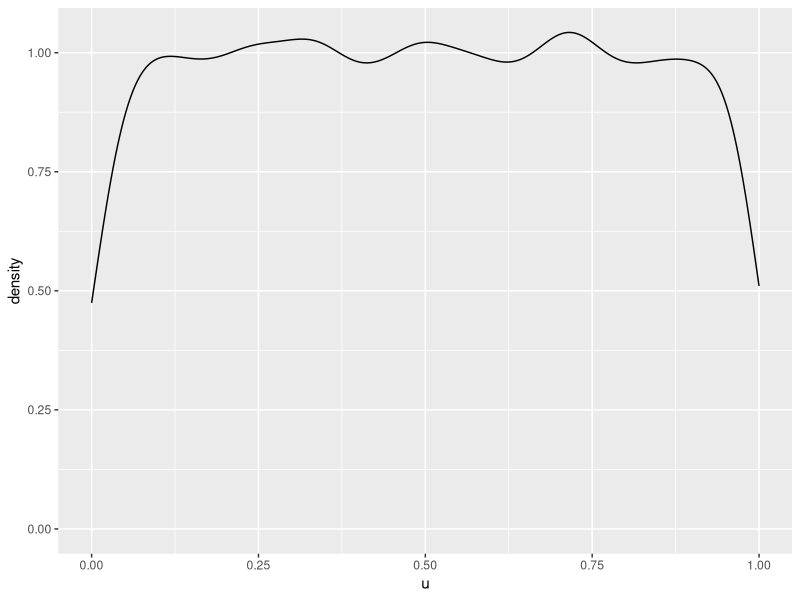
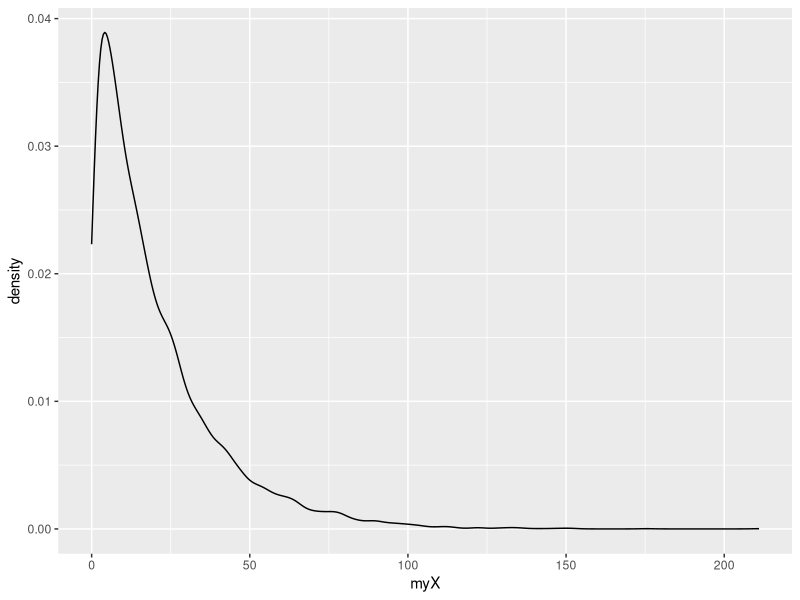
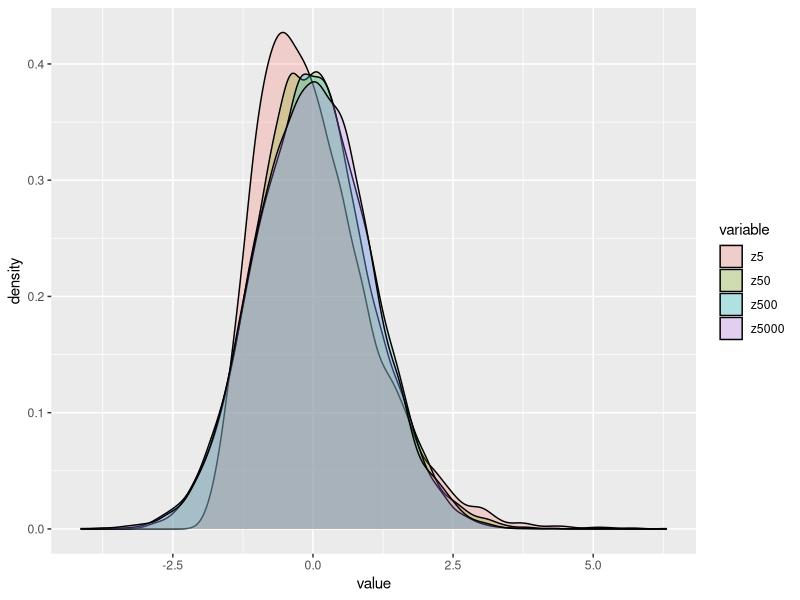

Reproduce these figures in R, in order.
## ---- chunk 1
rm(list=ls())
gc()

library(tidyverse)
library(skimr)
library(reshape2)
## ---- chunk 2
u <- runif(10000)
ggplot(data=as.tibble(u),aes(x=u)) + geom_density()
## ---- chunk 3
lambda = 0.05 # so, E[X] = 20 and V[X] = 400

inverseCDF <- function(p){
  x <- -log(1-p)/lambda
  return(x)
}
## ---- chunk 4
# R understands how to apply user-defined functions to whole vectors of inputs
myX <- inverseCDF(u)
ggplot(data=as.tibble(myX),aes(x=myX)) + geom_density()
## ---- chunk 5

B = 10000

sample_sizes <- c(5, 50, 500, 5000)
df <- as.tibble(data.frame(matrix(NA, nrow = B, ncol = length(sample_sizes))))
for (i in 1:length(sample_sizes)){
  colnames(df)[i] <- paste("n", sample_sizes[i], sep = "")
}

# set a seed for the (pseudo-) random number generator to ensure reproducibility
set.seed(03132019)

for (i in 1:length(sample_sizes)){
  for (b in 1:B){
      x <- inverseCDF(runif(sample_sizes[i]))
      df[b,i] <- mean(x)
      rm(x)
  }
}

## ---- chunk 6

standardized_draws <- as.tibble(data.frame(matrix(NA, nrow = B, ncol = length(sample_sizes))))
for (i in 1:length(sample_sizes)){
  colnames(standardized_draws)[i] <- paste("z", sample_sizes[i], sep = "")
  standardized_draws[i] <- lambda*sqrt(sample_sizes[i])*(df[i] - (1/lambda))
}

## ---- chunk 7

# first, the draws themselves
skim(df)

# now, the standardized versions
# we 
skim(standardized_draws)
## ---- chunk 8
mydata <- melt(standardized_draws)
ggplot(mydata,aes(x=value, fill=variable)) + geom_density(alpha=0.25)
# ggplot(standardized_draws,aes(x=value, fill=variable)) + geom_histogram(alpha=0.25)
